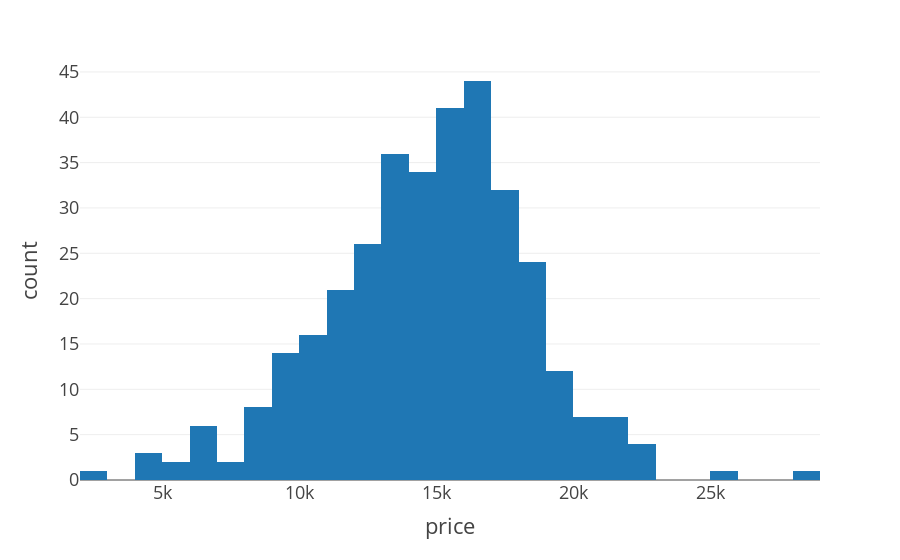

Notebook source saved alongside this figure:
### Code cell
plt_price = px.histogram(df, x=df.price, template="presentation")
plt_price.show(config={'displayModeBar': False})

# pio.write_html(plt_price, file='./data/img/plt_price.html', full_html=False, include_plotlyjs='cdn', auto_open=False)

### Figure 1 — Plotly figure (JSON) as saved in the notebook; plotly's stock layout.template omitted (floating-point values rounded to 4 significant figures; data arrays with more than 128 entries replaced by an {"elided": "..."} marker saying what was removed)
{"data": [{"alignmentgroup": "True", "bingroup": "x", "hovertemplate": "price=%{x}<br>count=%{y}<extra></extra>", "legendgroup": "", "marker": {"color": "#1F77B4"}, "name": "", "offsetgroup": "", "orientation": "v", "showlegend": false, "type": "histogram", "x": {"elided": "342 int values"}, "xaxis": "x", "yaxis": "y"}], "layout": {"barmode": "relative", "legend": {"tracegroupgap": 0}, "margin": {"t": 60}, "xaxis": {"anchor": "y", "domain": [0, 1], "title": {"text": "price"}}, "yaxis": {"anchor": "x", "domain": [0, 1], "title": {"text": "count"}}}}
